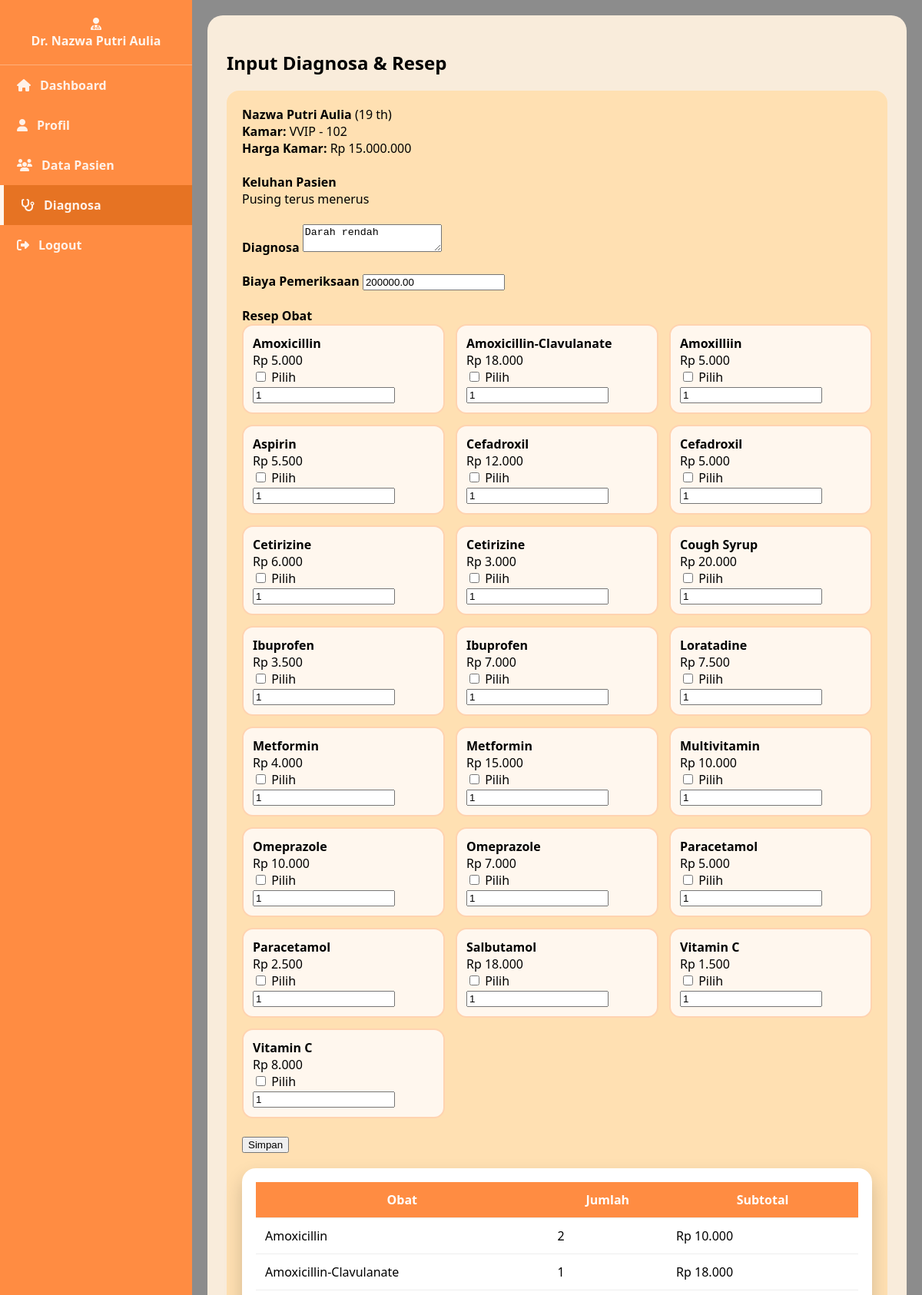
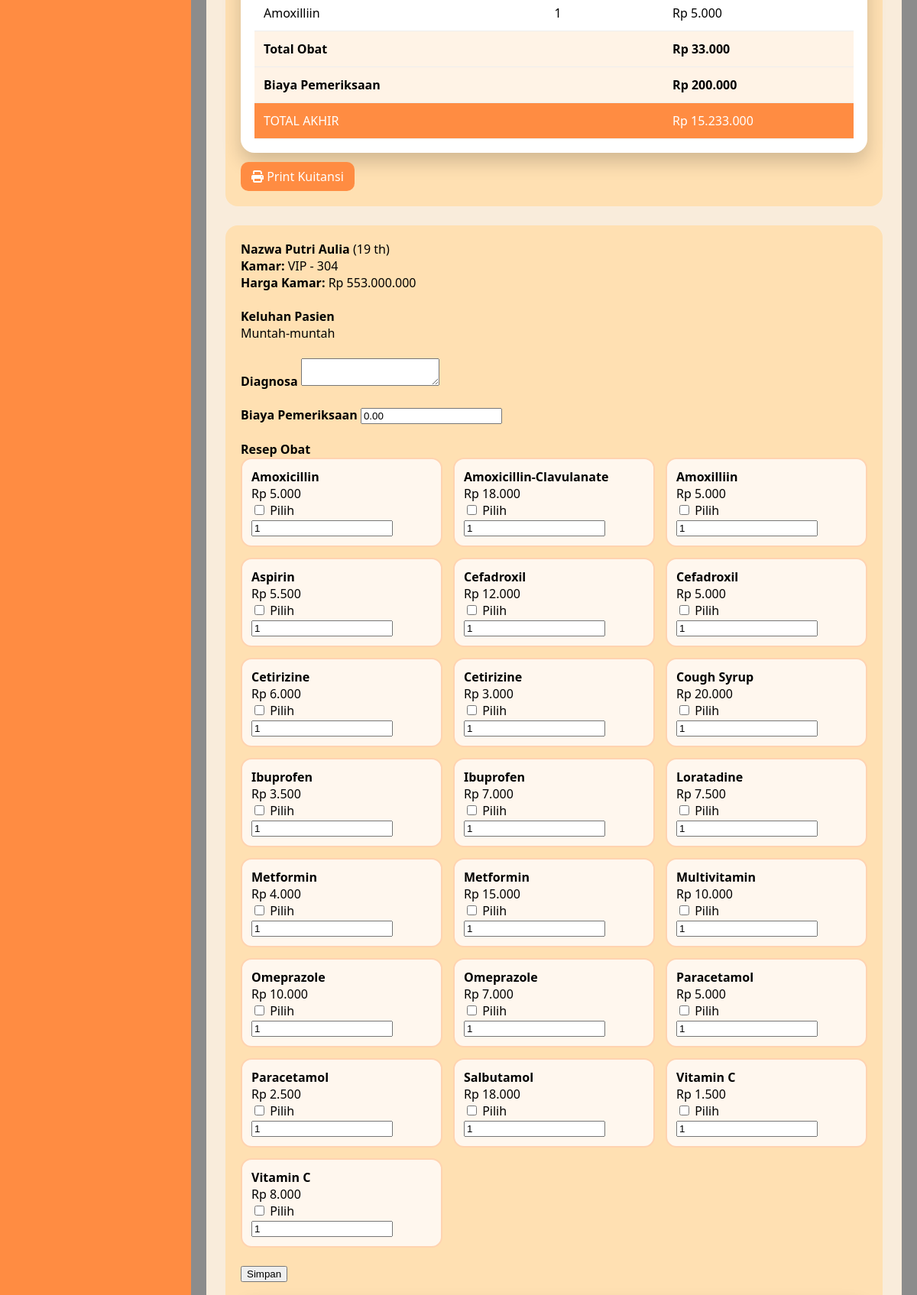
Screenshot of /dokter/input_diagnosa.php (signed in, upper part) with the database file from the repository (2 pictures, top to bottom).
### tables this page shows
CREATE TABLE `dokter` (
  `nip` int(11) NOT NULL,
  `nama_dokter` varchar(100) NOT NULL,
  `spesialis` varchar(50) DEFAULT NULL,
  `no_telp` varchar(18) DEFAULT NULL,
  `alamat` text DEFAULT NULL,
  `id_user` int(11) DEFAULT NULL
);

CREATE TABLE `rawat_inap` (
  `kode_rawat` int(11) NOT NULL,
  `kode_pasien` int(11) NOT NULL,
  `nip` int(11) NOT NULL,
  `tanggal_masuk` date DEFAULT NULL,
  `tanggal_keluar` date DEFAULT NULL,
  `keluhan` varchar(200) DEFAULT NULL,
  `diagnosa` text DEFAULT NULL,
  `biaya` decimal(10,2) DEFAULT 0.00,
  `biaya_pemeriksaan` decimal(10,2) DEFAULT 0.00,
  `biaya_obat` decimal(10,2) DEFAULT 0.00,
  `nomor_kamar` int(11) DEFAULT NULL,
  `status` enum('Proses','Selesai') DEFAULT 'Proses',
  `kode_obat` int(11) DEFAULT NULL,
  `id_resep` int(11) DEFAULT NULL
);

CREATE TABLE `pasien` (
  `kode_pasien` int(11) NOT NULL,
  `nama_pasien` varchar(100) NOT NULL,
  `umur` int(3) DEFAULT NULL,
  `jenis_kelamin` enum('L','P') DEFAULT NULL,
  `alamat` text DEFAULT NULL,
  `no_telp` varchar(18) DEFAULT NULL,
  `gol_darah` varchar(3) DEFAULT NULL,
  `id_user` int(11) DEFAULT NULL,
  `nip` int(11) DEFAULT NULL
);

CREATE TABLE `kamar` (
  `nomor_kamar` int(11) NOT NULL,
  `harga` decimal(10,2) DEFAULT NULL,
  `status` enum('Kosong','Terisi') DEFAULT 'Kosong',
  `tipe_kamar` varchar(100) DEFAULT NULL,
  `lantai` int(11) DEFAULT NULL
);

CREATE TABLE `obat` (
  `kode_obat` int(11) NOT NULL,
  `nama_obat` varchar(100) DEFAULT NULL,
  `harga` decimal(10,2) DEFAULT NULL,
  `stok` int(11) DEFAULT NULL,
  `jenis_obat` varchar(100) DEFAULT NULL
);

CREATE TABLE `resep_obat` (
  `id_resep` int(11) NOT NULL,
  `kode_rawat` int(11) NOT NULL,
  `kode_obat` int(11) NOT NULL,
  `jumlah` int(11) NOT NULL,
  `subtotal` int(11) DEFAULT NULL
);

### dokter/input_diagnosa.php (the view, shortened to what this page needs)
<?php
include "../config/koneksi.php";
$id_user = $_SESSION['id_user'] ?? null;
$dokter = mysqli_fetch_assoc(
    mysqli_query($koneksi,"SELECT nip, nama_dokter FROM dokter WHERE id_user='$id_user'")
);
$nip         = $dokter['nip'];
$nama_dokter = htmlspecialchars($dokter['nama_dokter']);
$obat = mysqli_query($koneksi,"
    SELECT kode_obat, nama_obat, harga
    FROM obat
    ORDER BY nama_obat
");
$pasien = mysqli_query($koneksi,"
    SELECT r.*, r.keluhan,
           p.nama_pasien, p.umur,
           k.tipe_kamar, k.nomor_kamar, k.harga AS harga_kamar,
           (DATEDIFF(IFNULL(r.tanggal_keluar,CURDATE()),r.tanggal_masuk)+1) AS lama_inap
    FROM rawat_inap r
    JOIN pasien p ON r.kode_pasien=p.kode_pasien
    JOIN kamar k ON r.nomor_kamar=k.nomor_kamar
    WHERE r.nip='$nip'
    ORDER BY r.tanggal_masuk DESC
");
?>
<!DOCTYPE html>
<html lang="id">
<head>
<link rel="stylesheet" href="https://cdnjs.cloudflare.com/ajax/libs/font-awesome/6.5.0/css/all.min.css"/>
</head>
<body>
<div class="sidebar">
    <div class="logo"><i class="fas fa-user-doctor"></i><br><?= $nama_dokter ?></div>
    <a href="dashboard.php"><i class="fas fa-home"></i> Dashboard</a>
    <a href="daftar_dokter.php"><i class="fas fa-user"></i> Profil</a>
    <a href="data_pasien.php"><i class="fas fa-users"></i> Data Pasien</a>
    <a href="input_diagnosa.php" class="active"><i class="fas fa-stethoscope"></i> Diagnosa</a>
    <a href="../logout.php"><i class="fas fa-sign-out-alt"></i> Logout</a>
</div>
<div class="main">
<div class="content">
<h2>Input Diagnosa & Resep</h2>
<?php while($p=mysqli_fetch_assoc($pasien)):
$harga_kamar = $p['harga_kamar'] * $p['lama_inap'];
?>
<div class="patient">
<form method="POST">
<b><?= htmlspecialchars($p['nama_pasien']) ?></b> (<?= $p['umur'] ?> th)<br>
<b>Kamar:</b> <?= $p['tipe_kamar'].' - '.$p['nomor_kamar'] ?><br>
<b>Harga Kamar:</b> Rp <?= number_format($harga_kamar,0,',','.') ?><br><br>
<b>Keluhan Pasien</b><br>
<?= nl2br(htmlspecialchars($p['keluhan'] ?? '-')) ?>
<br><br>
<b>Diagnosa</b>
<textarea name="diagnosa" required><?= htmlspecialchars($p['diagnosa']) ?></textarea><br><br>
<b>Biaya Pemeriksaan</b>
<input type="number" name="biaya_pemeriksaan" value="<?= $p['biaya_pemeriksaan'] ?? 0 ?>" required><br><br>
<b>Resep Obat</b>
<div class="obat-grid">
<?php mysqli_data_seek($obat,0); while($o=mysqli_fetch_assoc($obat)): ?>
<div class="obat-item">
    <b><?= htmlspecialchars($o['nama_obat']) ?></b><br>
    Rp <?= number_format($o['harga'],0,',','.') ?><br>
    <input type="checkbox" name="obat[<?= $o['kode_obat'] ?>]" value="1"> Pilih
    <input type="number" name="jumlah[<?= $o['kode_obat'] ?>]" value="1" min="1">
</div>
<?php endwhile ?>
</div>
<br>
<button name="submit">Simpan</button>
</form>
<?php
$resep = mysqli_query($koneksi,"
    SELECT o.nama_obat, r.jumlah, r.subtotal
    FROM resep_obat r
    JOIN obat o ON r.kode_obat=o.kode_obat
    WHERE r.kode_rawat='{$p['kode_rawat']}'
");
$total_obat = 0;
?>
<div class="table-card">
<table>
<tr><th>Obat</th><th>Jumlah</th><th>Subtotal</th></tr>
<?php while($r=mysqli_fetch_assoc($resep)):
$total_obat += $r['subtotal']; ?>
<tr>
<td><?= $r['nama_obat'] ?></td>
<td><?= $r['jumlah'] ?></td>
<td>Rp <?= number_format($r['subtotal'],0,',','.') ?></td>
</tr>
<?php endwhile ?>
<tr class="total-row">
<td colspan="2">Total Obat</td>
<td>Rp <?= number_format($total_obat,0,',','.') ?></td>
</tr>
<tr class="total-row">
<td colspan="2">Biaya Pemeriksaan</td>
<td>Rp <?= number_format($p['biaya_pemeriksaan']??0,0,',','.') ?></td>
</tr>
<tr class="grand-total">
<td colspan="2">TOTAL AKHIR</td>
<td>Rp <?= number_format($harga_kamar + $total_obat + ($p['biaya_pemeriksaan']??0),0,',','.') ?></td>
</tr>
</table>
</div>
<a class="print-btn" href="print_kuitansi.php?kode_rawat=<?= $p['kode_rawat'] ?>" target="_blank">
<i class="fas fa-print"></i> Print Kuitansi
</a>
</div>
<?php endwhile ?>
</div>
</div>
</body>
</html>

### dokter/input_diagnosa.php (style rules this page uses)
body { margin:0;font-family:'Segoe UI',sans-serif;background:linear-gradient(rgba(0,0,0,.45),rgba(0,0,0,.45)),url("../assets/RS_Pondok_Indah_-_Pondok_Indah.jpg") center/cover fixed;display:flex; }
.sidebar { width:250px;background:#FF8C42;min-height:100vh; }
.sidebar .logo { color:#FFF6EE;text-align:center;font-weight:700;padding:20px;border-bottom:1px solid rgba(255,255,255,.3); }
.sidebar a { display:flex;align-items:center;gap:12px;padding:15px 22px;color:#FFF1E8;text-decoration:none;font-weight:600; }
.sidebar a:hover,.sidebar a.active { background:#E67323;border-left:5px solid #FFF6EE; }
.main { flex:1;padding:20px }
.content { background:rgba(255,242,224,.95);padding:25px;border-radius:20px; }
.patient { background:#FFE0B2;padding:20px;border-radius:16px;margin-bottom:25px }
.obat-grid { display:grid;grid-template-columns:repeat(auto-fill,minmax(220px,1fr));gap:14px; }
.obat-item { background:#FFF7EE;border:2px solid #FFD3B0;border-radius:14px;padding:12px; }
.table-card { background:#fff;border-radius:18px;padding:18px;margin-top:20px;box-shadow:0 12px 25px rgba(0,0,0,.18); }
table { width:100%;border-collapse:collapse }
th,td { padding:12px;border-bottom:1px solid #eee }
th { background:#FF8C42;color:#fff }
.total-row { background:#FFF3E6;font-weight:700 }
.grand-total { background:#FF8C42;color:#fff }
.print-btn { display:inline-block;margin-top:12px;background:#FF8C42;color:#fff;padding:8px 14px;border-radius:10px;text-decoration:none; }

### rows the page displays
dokter: nama_dokter "Dr. Nazwa Putri Aulia"
rawat_inap: kode_pasien.nama_pasien "Nazwa Putri Aulia", kode_pasien.umur "19", kamar.tipe_kamar "VVIP", kamar.nomor_kamar "102", harga_kamar "15.000.000", keluhan "Pusing terus menerus", diagnosa "Darah rendah", biaya_pemeriksaan "200000.00", total_obat "33.000", biaya_pemeriksaan "200.000", biaya_pemeriksaan "15.233.000"
obat: nama_obat "Amoxicillin", harga "5.000"
obat: nama_obat "Amoxicillin-Clavulanate", harga "18.000"
obat: nama_obat "Amoxilliin", harga "5.000"
obat: nama_obat "Aspirin", harga "5.500"
obat: nama_obat "Cefadroxil", harga "12.000"
obat: nama_obat "Cefadroxil", harga "5.000"
obat: nama_obat "Cetirizine", harga "6.000"
obat: nama_obat "Cetirizine", harga "3.000"
obat: nama_obat "Cough Syrup", harga "20.000"
obat: nama_obat "Ibuprofen", harga "3.500"
obat: nama_obat "Ibuprofen", harga "7.000"
obat: nama_obat "Loratadine", harga "7.500"
obat: nama_obat "Metformin", harga "4.000"
obat: nama_obat "Metformin", harga "15.000"
obat: nama_obat "Multivitamin", harga "10.000"
obat: nama_obat "Omeprazole", harga "10.000"
obat: nama_obat "Omeprazole", harga "7.000"
obat: nama_obat "Paracetamol", harga "5.000"
obat: nama_obat "Paracetamol", harga "2.500"
obat: nama_obat "Salbutamol", harga "18.000"
obat: nama_obat "Vitamin C", harga "1.500"
obat: nama_obat "Vitamin C", harga "8.000"
resep_obat: kode_obat.nama_obat "Amoxicillin", jumlah "2", subtotal "10.000"
resep_obat: kode_obat.nama_obat "Amoxicillin-Clavulanate", jumlah "1", subtotal "18.000"
resep_obat: kode_obat.nama_obat "Amoxilliin", jumlah "1", subtotal "5.000"
rawat_inap: kode_pasien.nama_pasien "Nazwa Putri Aulia", kode_pasien.umur "19", kamar.tipe_kamar "VIP", kamar.nomor_kamar "304", harga_kamar "553.000.000", keluhan "Muntah-muntah", biaya_pemeriksaan "0.00"
